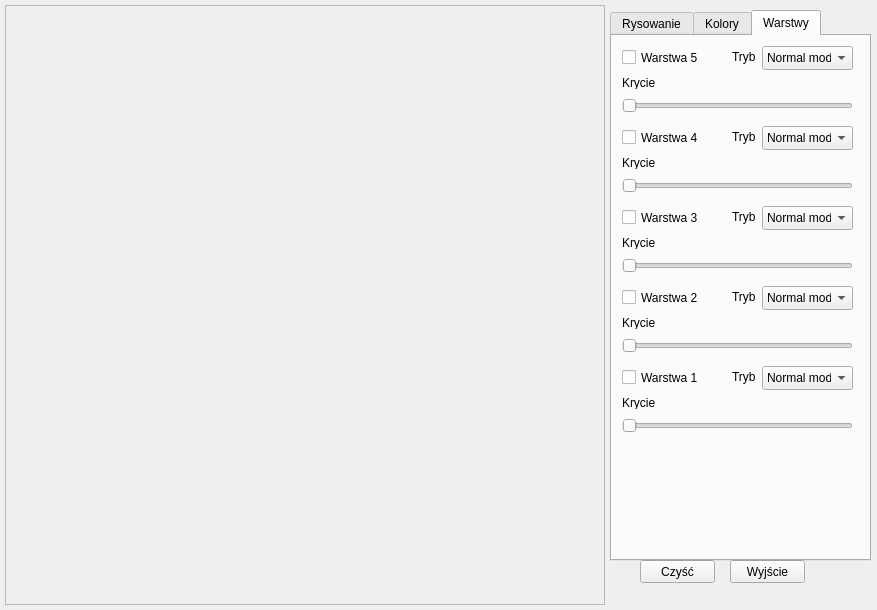
<?xml version="1.0" encoding="UTF-8"?>
<ui version="4.0">
 <class>MyWindow</class>
 <widget class="QMainWindow" name="MyWindow">
  <property name="geometry">
   <rect>
    <x>0</x>
    <y>0</y>
    <width>877</width>
    <height>610</height>
   </rect>
  </property>
  <property name="maximumSize">
   <size>
    <width>16777215</width>
    <height>655</height>
   </size>
  </property>
  <property name="windowTitle">
   <string>Rysowanie</string>
  </property>
  <widget class="QWidget" name="centralWidget">
   <widget class="QFrame" name="rysujFrame">
    <property name="geometry">
     <rect>
      <x>5</x>
      <y>5</y>
      <width>600</width>
      <height>600</height>
     </rect>
    </property>
    <property name="cursor">
     <cursorShape>CrossCursor</cursorShape>
    </property>
    <property name="frameShape">
     <enum>QFrame::StyledPanel</enum>
    </property>
    <property name="frameShadow">
     <enum>QFrame::Raised</enum>
    </property>
   </widget>
   <widget class="QPushButton" name="exitButton">
    <property name="geometry">
     <rect>
      <x>730</x>
      <y>560</y>
      <width>75</width>
      <height>23</height>
     </rect>
    </property>
    <property name="text">
     <string>Wyjście</string>
    </property>
   </widget>
   <widget class="QPushButton" name="cleanButton">
    <property name="geometry">
     <rect>
      <x>640</x>
      <y>560</y>
      <width>75</width>
      <height>23</height>
     </rect>
    </property>
    <property name="text">
     <string>Czyść</string>
    </property>
   </widget>
   <widget class="QTabWidget" name="tabWidget">
    <property name="geometry">
     <rect>
      <x>610</x>
      <y>10</y>
      <width>261</width>
      <height>551</height>
     </rect>
    </property>
    <property name="currentIndex">
     <number>2</number>
    </property>
    <widget class="QWidget" name="tab">
     <attribute name="title">
      <string>Rysowanie</string>
     </attribute>
     <widget class="QRadioButton" name="radioButton">
      <property name="geometry">
       <rect>
        <x>10</x>
        <y>0</y>
        <width>112</width>
        <height>23</height>
       </rect>
      </property>
      <property name="text">
       <string>Rysuj Linie</string>
      </property>
      <property name="checked">
       <bool>true</bool>
      </property>
     </widget>
     <widget class="QRadioButton" name="radioButton_3">
      <property name="geometry">
       <rect>
        <x>10</x>
        <y>60</y>
        <width>112</width>
        <height>23</height>
       </rect>
      </property>
      <property name="text">
       <string>Rysuj Elipse</string>
      </property>
     </widget>
     <widget class="QSpinBox" name="spinBox">
      <property name="enabled">
       <bool>true</bool>
      </property>
      <property name="geometry">
       <rect>
        <x>120</x>
        <y>60</y>
        <width>48</width>
        <height>26</height>
       </rect>
      </property>
      <property name="minimum">
       <number>3</number>
      </property>
     </widget>
     <widget class="QRadioButton" name="radioButton_2">
      <property name="geometry">
       <rect>
        <x>10</x>
        <y>30</y>
        <width>112</width>
        <height>23</height>
       </rect>
      </property>
      <property name="text">
       <string>Rysuj Koło</string>
      </property>
     </widget>
     <widget class="QRadioButton" name="radioButton_4">
      <property name="geometry">
       <rect>
        <x>10</x>
        <y>120</y>
        <width>112</width>
        <height>23</height>
       </rect>
      </property>
      <property name="text">
       <string>Zamaluj</string>
      </property>
     </widget>
     <widget class="QRadioButton" name="radioButton_5">
      <property name="geometry">
       <rect>
        <x>10</x>
        <y>90</y>
        <width>121</width>
        <height>23</height>
       </rect>
      </property>
      <property name="text">
       <string>Rysuj wielokąt</string>
      </property>
     </widget>
    </widget>
    <widget class="QWidget" name="tab_2">
     <attribute name="title">
      <string>Kolory</string>
     </attribute>
     <widget class="QSlider" name="verticalSlider_3">
      <property name="geometry">
       <rect>
        <x>20</x>
        <y>20</y>
        <width>16</width>
        <height>141</height>
       </rect>
      </property>
      <property name="maximum">
       <number>255</number>
      </property>
      <property name="orientation">
       <enum>Qt::Vertical</enum>
      </property>
     </widget>
     <widget class="QLabel" name="label_2">
      <property name="geometry">
       <rect>
        <x>140</x>
        <y>160</y>
        <width>71</width>
        <height>20</height>
       </rect>
      </property>
      <property name="text">
       <string> H      S     V</string>
      </property>
     </widget>
     <widget class="QSlider" name="verticalSlider_5">
      <property name="geometry">
       <rect>
        <x>170</x>
        <y>20</y>
        <width>16</width>
        <height>141</height>
       </rect>
      </property>
      <property name="maximum">
       <number>99</number>
      </property>
      <property name="orientation">
       <enum>Qt::Vertical</enum>
      </property>
     </widget>
     <widget class="QSlider" name="verticalSlider_4">
      <property name="geometry">
       <rect>
        <x>140</x>
        <y>20</y>
        <width>16</width>
        <height>141</height>
       </rect>
      </property>
      <property name="maximum">
       <number>359</number>
      </property>
      <property name="orientation">
       <enum>Qt::Vertical</enum>
      </property>
     </widget>
     <widget class="QSlider" name="verticalSlider_2">
      <property name="geometry">
       <rect>
        <x>50</x>
        <y>20</y>
        <width>16</width>
        <height>141</height>
       </rect>
      </property>
      <property name="maximum">
       <number>255</number>
      </property>
      <property name="orientation">
       <enum>Qt::Vertical</enum>
      </property>
     </widget>
     <widget class="QLabel" name="label">
      <property name="geometry">
       <rect>
        <x>20</x>
        <y>160</y>
        <width>71</width>
        <height>20</height>
       </rect>
      </property>
      <property name="text">
       <string> R      G     B</string>
      </property>
     </widget>
     <widget class="QSlider" name="verticalSlider">
      <property name="geometry">
       <rect>
        <x>80</x>
        <y>20</y>
        <width>16</width>
        <height>141</height>
       </rect>
      </property>
      <property name="maximum">
       <number>255</number>
      </property>
      <property name="orientation">
       <enum>Qt::Vertical</enum>
      </property>
     </widget>
     <widget class="QSlider" name="verticalSlider_6">
      <property name="geometry">
       <rect>
        <x>200</x>
        <y>20</y>
        <width>16</width>
        <height>141</height>
       </rect>
      </property>
      <property name="maximum">
       <number>99</number>
      </property>
      <property name="orientation">
       <enum>Qt::Vertical</enum>
      </property>
     </widget>
    </widget>
    <widget class="QWidget" name="tab_3">
     <attribute name="title">
      <string>Warstwy</string>
     </attribute>
     <widget class="QCheckBox" name="checkBox">
      <property name="geometry">
       <rect>
        <x>10</x>
        <y>10</y>
        <width>92</width>
        <height>23</height>
       </rect>
      </property>
      <property name="text">
       <string>Warstwa 5</string>
      </property>
     </widget>
     <widget class="QSlider" name="horizontalSlider">
      <property name="geometry">
       <rect>
        <x>10</x>
        <y>60</y>
        <width>231</width>
        <height>20</height>
       </rect>
      </property>
      <property name="maximum">
       <number>100</number>
      </property>
      <property name="value">
       <number>0</number>
      </property>
      <property name="orientation">
       <enum>Qt::Horizontal</enum>
      </property>
     </widget>
     <widget class="QLabel" name="label_3">
      <property name="geometry">
       <rect>
        <x>120</x>
        <y>10</y>
        <width>31</width>
        <height>21</height>
       </rect>
      </property>
      <property name="text">
       <string>Tryb</string>
      </property>
     </widget>
     <widget class="QLabel" name="label_4">
      <property name="geometry">
       <rect>
        <x>10</x>
        <y>40</y>
        <width>47</width>
        <height>13</height>
       </rect>
      </property>
      <property name="text">
       <string>Krycie</string>
      </property>
     </widget>
     <widget class="QLabel" name="label_5">
      <property name="geometry">
       <rect>
        <x>10</x>
        <y>120</y>
        <width>47</width>
        <height>13</height>
       </rect>
      </property>
      <property name="text">
       <string>Krycie</string>
      </property>
     </widget>
     <widget class="QSlider" name="horizontalSlider_2">
      <property name="geometry">
       <rect>
        <x>10</x>
        <y>140</y>
        <width>231</width>
        <height>20</height>
       </rect>
      </property>
      <property name="maximum">
       <number>100</number>
      </property>
      <property name="value">
       <number>0</number>
      </property>
      <property name="orientation">
       <enum>Qt::Horizontal</enum>
      </property>
     </widget>
     <widget class="QCheckBox" name="checkBox_2">
      <property name="geometry">
       <rect>
        <x>10</x>
        <y>90</y>
        <width>92</width>
        <height>23</height>
       </rect>
      </property>
      <property name="text">
       <string>Warstwa 4</string>
      </property>
     </widget>
     <widget class="QLabel" name="label_6">
      <property name="geometry">
       <rect>
        <x>120</x>
        <y>90</y>
        <width>31</width>
        <height>21</height>
       </rect>
      </property>
      <property name="text">
       <string>Tryb</string>
      </property>
     </widget>
     <widget class="QLabel" name="label_7">
      <property name="geometry">
       <rect>
        <x>10</x>
        <y>200</y>
        <width>47</width>
        <height>13</height>
       </rect>
      </property>
      <property name="text">
       <string>Krycie</string>
      </property>
     </widget>
     <widget class="QSlider" name="horizontalSlider_3">
      <property name="geometry">
       <rect>
        <x>10</x>
        <y>220</y>
        <width>231</width>
        <height>20</height>
       </rect>
      </property>
      <property name="maximum">
       <number>100</number>
      </property>
      <property name="value">
       <number>0</number>
      </property>
      <property name="orientation">
       <enum>Qt::Horizontal</enum>
      </property>
     </widget>
     <widget class="QCheckBox" name="checkBox_3">
      <property name="geometry">
       <rect>
        <x>10</x>
        <y>170</y>
        <width>92</width>
        <height>23</height>
       </rect>
      </property>
      <property name="text">
       <string>Warstwa 3</string>
      </property>
     </widget>
     <widget class="QLabel" name="label_8">
      <property name="geometry">
       <rect>
        <x>120</x>
        <y>170</y>
        <width>31</width>
        <height>21</height>
       </rect>
      </property>
      <property name="text">
       <string>Tryb</string>
      </property>
     </widget>
     <widget class="QLabel" name="label_9">
      <property name="geometry">
       <rect>
        <x>10</x>
        <y>280</y>
        <width>47</width>
        <height>13</height>
       </rect>
      </property>
      <property name="text">
       <string>Krycie</string>
      </property>
     </widget>
     <widget class="QSlider" name="horizontalSlider_4">
      <property name="geometry">
       <rect>
        <x>10</x>
        <y>300</y>
        <width>231</width>
        <height>20</height>
       </rect>
      </property>
      <property name="maximum">
       <number>100</number>
      </property>
      <property name="value">
       <number>0</number>
      </property>
      <property name="orientation">
       <enum>Qt::Horizontal</enum>
      </property>
     </widget>
     <widget class="QCheckBox" name="checkBox_4">
      <property name="geometry">
       <rect>
        <x>10</x>
        <y>250</y>
        <width>92</width>
        <height>23</height>
       </rect>
      </property>
      <property name="text">
       <string>Warstwa 2</string>
      </property>
     </widget>
     <widget class="QLabel" name="label_10">
      <property name="geometry">
       <rect>
        <x>120</x>
        <y>250</y>
        <width>31</width>
        <height>21</height>
       </rect>
      </property>
      <property name="text">
       <string>Tryb</string>
      </property>
     </widget>
     <widget class="QLabel" name="label_11">
      <property name="geometry">
       <rect>
        <x>10</x>
        <y>360</y>
        <width>47</width>
        <height>13</height>
       </rect>
      </property>
      <property name="text">
       <string>Krycie</string>
      </property>
     </widget>
     <widget class="QSlider" name="horizontalSlider_5">
      <property name="geometry">
       <rect>
        <x>10</x>
        <y>380</y>
        <width>231</width>
        <height>20</height>
       </rect>
      </property>
      <property name="maximum">
       <number>100</number>
      </property>
      <property name="value">
       <number>0</number>
      </property>
      <property name="orientation">
       <enum>Qt::Horizontal</enum>
      </property>
     </widget>
     <widget class="QCheckBox" name="checkBox_5">
      <property name="geometry">
       <rect>
        <x>10</x>
        <y>330</y>
        <width>92</width>
        <height>23</height>
       </rect>
      </property>
      <property name="text">
       <string>Warstwa 1</string>
      </property>
     </widget>
     <widget class="QLabel" name="label_12">
      <property name="geometry">
       <rect>
        <x>120</x>
        <y>330</y>
        <width>31</width>
        <height>21</height>
       </rect>
      </property>
      <property name="text">
       <string>Tryb</string>
      </property>
     </widget>
     <widget class="QComboBox" name="comboBox_Warstwa_5">
      <property name="geometry">
       <rect>
        <x>150</x>
        <y>10</y>
        <width>91</width>
        <height>24</height>
       </rect>
      </property>
      <item>
       <property name="text">
        <string>Normal mode</string>
       </property>
      </item>
      <item>
       <property name="text">
        <string>Multiply mode</string>
       </property>
      </item>
      <item>
       <property name="text">
        <string>Screen mode</string>
       </property>
      </item>
      <item>
       <property name="text">
        <string>Overlay mode</string>
       </property>
      </item>
      <item>
       <property name="text">
        <string>Darken mode</string>
       </property>
      </item>
      <item>
       <property name="text">
        <string>Lighten mode</string>
       </property>
      </item>
      <item>
       <property name="text">
        <string>Difference mode</string>
       </property>
      </item>
      <item>
       <property name="text">
        <string>Additive mode</string>
       </property>
      </item>
      <item>
       <property name="text">
        <string>Substraction mode</string>
       </property>
      </item>
     </widget>
     <widget class="QComboBox" name="comboBox_Warstwa_6">
      <property name="geometry">
       <rect>
        <x>150</x>
        <y>90</y>
        <width>91</width>
        <height>24</height>
       </rect>
      </property>
      <item>
       <property name="text">
        <string>Normal mode</string>
       </property>
      </item>
      <item>
       <property name="text">
        <string>Multiply mode</string>
       </property>
      </item>
      <item>
       <property name="text">
        <string>Screen mode</string>
       </property>
      </item>
      <item>
       <property name="text">
        <string>Overlay mode</string>
       </property>
      </item>
      <item>
       <property name="text">
        <string>Darken mode</string>
       </property>
      </item>
      <item>
       <property name="text">
        <string>Lighten mode</string>
       </property>
      </item>
      <item>
       <property name="text">
        <string>Difference mode</string>
       </property>
      </item>
      <item>
       <property name="text">
        <string>Additive mode</string>
       </property>
      </item>
      <item>
       <property name="text">
        <string>Substraction mode</string>
       </property>
      </item>
     </widget>
     <widget class="QComboBox" name="comboBox_Warstwa_7">
      <property name="geometry">
       <rect>
        <x>150</x>
        <y>170</y>
        <width>91</width>
        <height>24</height>
       </rect>
      </property>
      <item>
       <property name="text">
        <string>Normal mode</string>
       </property>
      </item>
      <item>
       <property name="text">
        <string>Multiply mode</string>
       </property>
      </item>
      <item>
       <property name="text">
        <string>Screen mode</string>
       </property>
      </item>
      <item>
       <property name="text">
        <string>Overlay mode</string>
       </property>
      </item>
      <item>
       <property name="text">
        <string>Darken mode</string>
       </property>
      </item>
      <item>
       <property name="text">
        <string>Lighten mode</string>
       </property>
      </item>
      <item>
       <property name="text">
        <string>Difference mode</string>
       </property>
      </item>
      <item>
       <property name="text">
        <string>Additive mode</string>
       </property>
      </item>
      <item>
       <property name="text">
        <string>Substraction mode</string>
       </property>
      </item>
     </widget>
     <widget class="QComboBox" name="comboBox_Warstwa_8">
      <property name="geometry">
       <rect>
        <x>150</x>
        <y>250</y>
        <width>91</width>
        <height>24</height>
       </rect>
      </property>
      <item>
       <property name="text">
        <string>Normal mode</string>
       </property>
      </item>
      <item>
       <property name="text">
        <string>Multiply mode</string>
       </property>
      </item>
      <item>
       <property name="text">
        <string>Screen mode</string>
       </property>
      </item>
      <item>
       <property name="text">
        <string>Overlay mode</string>
       </property>
      </item>
      <item>
       <property name="text">
        <string>Darken mode</string>
       </property>
      </item>
      <item>
       <property name="text">
        <string>Lighten mode</string>
       </property>
      </item>
      <item>
       <property name="text">
        <string>Difference mode</string>
       </property>
      </item>
      <item>
       <property name="text">
        <string>Additive mode</string>
       </property>
      </item>
      <item>
       <property name="text">
        <string>Substraction mode</string>
       </property>
      </item>
     </widget>
     <widget class="QComboBox" name="comboBox_Warstwa_9">
      <property name="geometry">
       <rect>
        <x>150</x>
        <y>330</y>
        <width>91</width>
        <height>24</height>
       </rect>
      </property>
      <item>
       <property name="text">
        <string>Normal mode</string>
       </property>
      </item>
      <item>
       <property name="text">
        <string>Multiply mode</string>
       </property>
      </item>
      <item>
       <property name="text">
        <string>Screen mode</string>
       </property>
      </item>
      <item>
       <property name="text">
        <string>Overlay mode</string>
       </property>
      </item>
      <item>
       <property name="text">
        <string>Darken mode</string>
       </property>
      </item>
      <item>
       <property name="text">
        <string>Lighten mode</string>
       </property>
      </item>
      <item>
       <property name="text">
        <string>Difference mode</string>
       </property>
      </item>
      <item>
       <property name="text">
        <string>Additive mode</string>
       </property>
      </item>
      <item>
       <property name="text">
        <string>Substraction mode</string>
       </property>
      </item>
     </widget>
    </widget>
   </widget>
  </widget>
 </widget>
 <layoutdefault spacing="6" margin="11"/>
 <resources/>
 <connections/>
</ui>
